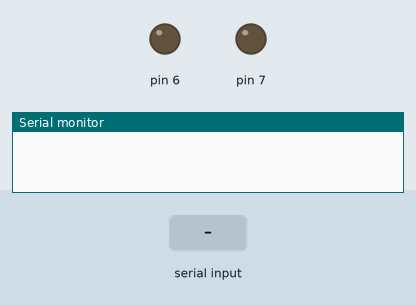
This sketch was run on a simulated Arduino Uno, built with avr-gcc and run on an emulated ATmega328P. On the bench: output pins drawn as LEDs (lit = HIGH), the last lines printed to the serial monitor. The inputs (shaded band) are chosen by the test bench.

Above: at 1.2 s.
1.3 s: "7" received over Serial
At 2.1 s:
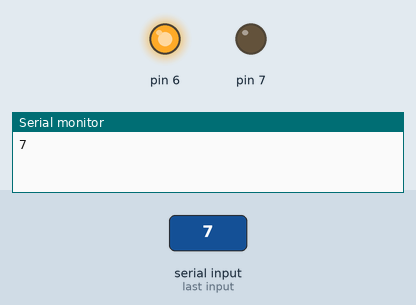
2.8 s: "3" received over Serial
At 3.2 s:
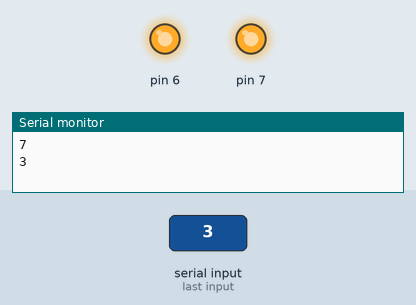
4.3 s: "L" received over Serial
At 5.6 s:
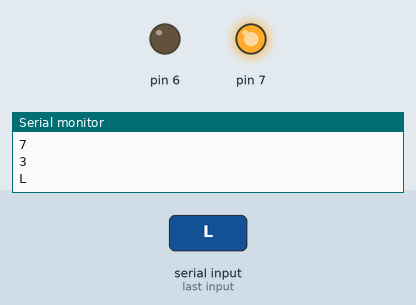
Timing chart, 0 to 7.3 s (numbered marks = the images above; inputs shaded):
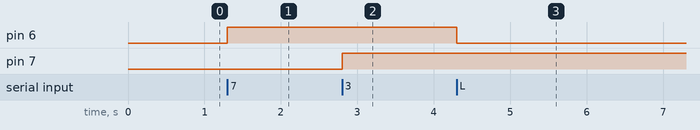

The sketch:

interfacing_bluetooth_module__hc_05__with_arduino_uno.ino
```cpp
//sketch created by Akshay Joseph
char inputByte;
void setup() {
  Serial.begin(9600);
  pinMode(7, OUTPUT);
  pinMode(6, OUTPUT);

}

void loop() {
  while (Serial.available() > 0) {
    inputByte = Serial.read();
    Serial.println(inputByte);
    if (inputByte == 'L') {
      digitalWrite(6, LOW);
    }
    else if (inputByte == '7') {
      digitalWrite(6, HIGH);
    }
    else if (inputByte == 'F') {
      digitalWrite(7,LOW);
    }
    else if (inputByte == '3') {
      digitalWrite(7, HIGH);
    }
  }
}
```

Measured:
- after the input at 1.3 s, pin 6: LOW → HIGH at once
- after the input at 2.8 s, pin 7: LOW → HIGH at once
- after the input at 4.3 s, pin 6: HIGH → LOW at once
